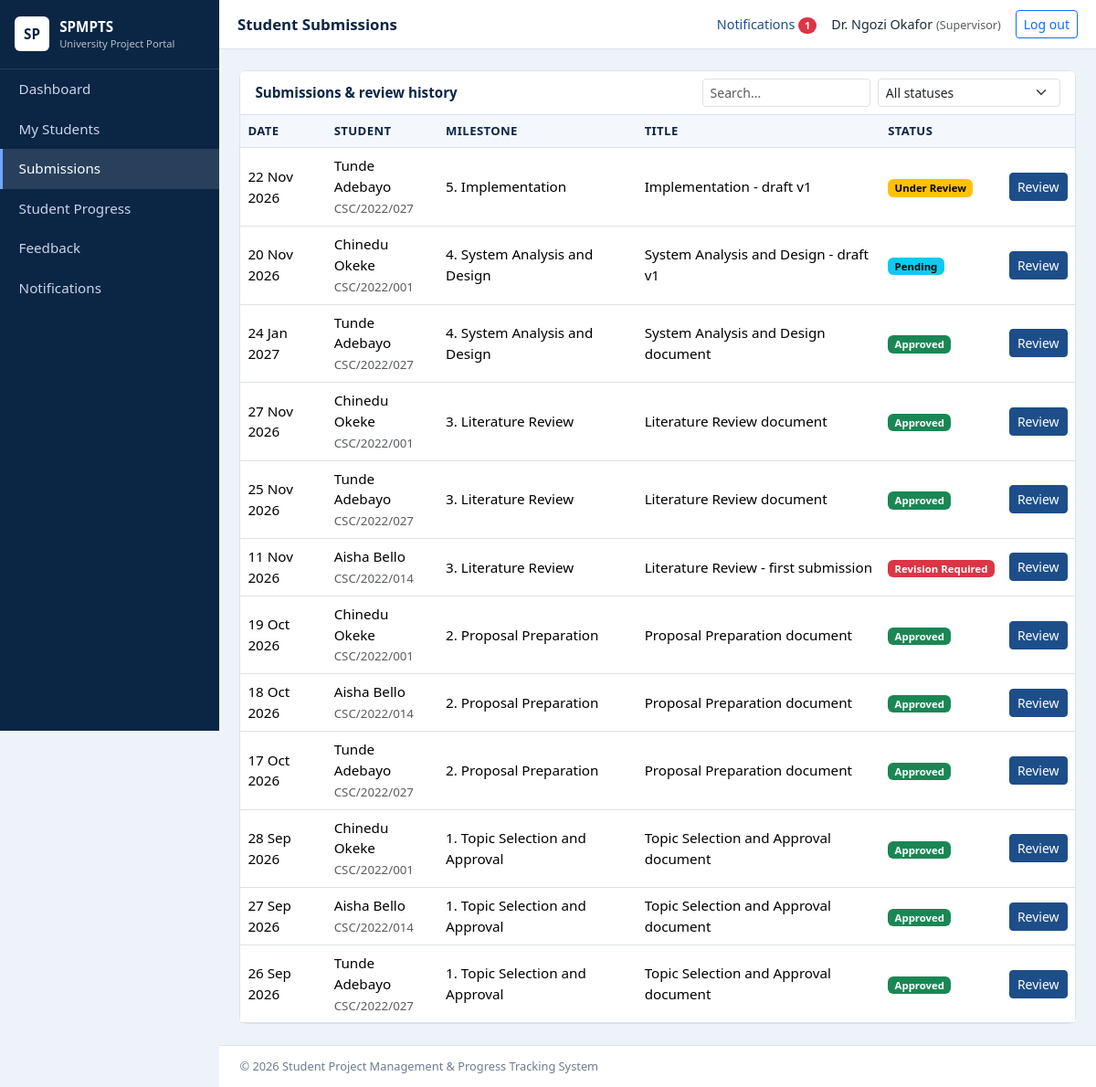
/supervisor/submissions.php (signed in), run on the app's committed database.
### tables this page shows
CREATE TABLE submissions (
  id INT UNSIGNED AUTO_INCREMENT PRIMARY KEY,
  milestone_id INT UNSIGNED NOT NULL,
  project_id INT UNSIGNED NOT NULL,
  student_id INT UNSIGNED NOT NULL,
  title VARCHAR(200) NOT NULL,
  notes TEXT NULL,
  file_name VARCHAR(255) NULL,
  file_path VARCHAR(255) NULL,
  status ENUM('Pending','Under Review','Approved','Rejected','Revision Required') NOT NULL DEFAULT 'Pending',
  submitted_at TIMESTAMP NOT NULL DEFAULT CURRENT_TIMESTAMP,
  reviewed_at DATETIME NULL,
  CONSTRAINT fk_sub_ms FOREIGN KEY (milestone_id) REFERENCES project_milestones(id) ON DELETE CASCADE,
  CONSTRAINT fk_sub_proj FOREIGN KEY (project_id) REFERENCES projects(id) ON DELETE CASCADE,
  CONSTRAINT fk_sub_stu FOREIGN KEY (student_id) REFERENCES students(id) ON DELETE CASCADE,
  INDEX idx_sub_status (status), INDEX idx_sub_date (submitted_at)
);

CREATE TABLE users (
  id INT UNSIGNED AUTO_INCREMENT PRIMARY KEY,
  full_name VARCHAR(120) NOT NULL,
  email VARCHAR(150) NOT NULL UNIQUE,
  password_hash VARCHAR(255) NOT NULL,
  role ENUM('admin','supervisor','student') NOT NULL,
  status ENUM('active','inactive') NOT NULL DEFAULT 'active',
  last_login DATETIME NULL,
  created_at TIMESTAMP NOT NULL DEFAULT CURRENT_TIMESTAMP,
  INDEX idx_users_role (role), INDEX idx_users_status (status)
);

CREATE TABLE students (
  id INT UNSIGNED AUTO_INCREMENT PRIMARY KEY,
  user_id INT UNSIGNED NOT NULL UNIQUE,
  matric_no VARCHAR(30) NOT NULL UNIQUE,
  department VARCHAR(120) NOT NULL,
  level VARCHAR(5) NOT NULL DEFAULT '400',
  phone VARCHAR(25) NULL,
  supervisor_id INT UNSIGNED NULL,
  created_at TIMESTAMP NOT NULL DEFAULT CURRENT_TIMESTAMP,
  CONSTRAINT fk_stu_user FOREIGN KEY (user_id) REFERENCES users(id) ON DELETE CASCADE,
  CONSTRAINT fk_stu_sup FOREIGN KEY (supervisor_id) REFERENCES supervisors(id) ON DELETE SET NULL
);

CREATE TABLE project_milestones (
  id INT UNSIGNED AUTO_INCREMENT PRIMARY KEY,
  project_id INT UNSIGNED NOT NULL,
  milestone_no TINYINT UNSIGNED NOT NULL,
  title VARCHAR(150) NOT NULL,
  description TEXT NULL,
  start_date DATE NOT NULL,
  due_date DATE NOT NULL,
  status ENUM('Not Started','In Progress','Submitted','Under Review','Approved','Revision Required') NOT NULL DEFAULT 'Not Started',
  completion TINYINT UNSIGNED NOT NULL DEFAULT 0,
  updated_at TIMESTAMP NOT NULL DEFAULT CURRENT_TIMESTAMP ON UPDATE CURRENT_TIMESTAMP,
  CONSTRAINT fk_ms_proj FOREIGN KEY (project_id) REFERENCES projects(id) ON DELETE CASCADE,
  UNIQUE KEY uq_project_ms (project_id, milestone_no),
  INDEX idx_ms_status (status), INDEX idx_ms_due (due_date),
  CONSTRAINT chk_ms_completion CHECK (completion <= 100)
);

### config/db.php (called while the page is built, shortened)
<?php
function db(): PDO {
    static $pdo = null;
    if ($pdo === null) {
        try {
            $pdo = new PDO('mysql:host=' . DB_HOST . ';dbname=' . DB_NAME . ';charset=utf8mb4', DB_USER, DB_PASS, [
                PDO::ATTR_ERRMODE => PDO::ERRMODE_EXCEPTION,
                PDO::ATTR_DEFAULT_FETCH_MODE => PDO::FETCH_ASSOC,
                PDO::ATTR_EMULATE_PREPARES => false,
            ]);
        } catch (PDOException $e) {
            http_response_code(500);
            exit('Database connection failed. Check config/db.php and make sure MySQL is running and database.sql has been imported.');
        }
    }
    return $pdo;
}

### supervisor/submissions.php (the view, shortened to what this page needs)
<?php
require_once __DIR__ . '/../includes/auth.php';
$sup = supervisor_rec();
$st = db()->prepare('SELECT s.*, m.title mtitle, m.milestone_no, st.matric_no, u.full_name FROM submissions s JOIN projects p ON p.id=s.project_id JOIN project_milestones m ON m.id=s.milestone_id JOIN students st ON st.id=s.student_id JOIN users u ON u.id=st.user_id WHERE p.supervisor_id=? ORDER BY FIELD(s.status,\'Pending\',\'Under Review\') DESC, s.submitted_at DESC');
$st->execute([$sup['id']]); $rows = $st->fetchAll();
$pageTitle = 'Student Submissions'; include __DIR__ . '/../includes/header.php';
?>
<div class="card"><div class="card-header d-flex flex-wrap gap-2 justify-content-between align-items-center">Submissions &amp; review history
 <div class="d-flex gap-2"><input type="search" class="form-control form-control-sm" placeholder="Search..." data-table-search="#t">
 <select class="form-select form-select-sm" data-table-filter="#t" data-col="4"><option value="">All statuses</option></select></div></div>
<div class="table-responsive"><table class="table table-hover mb-0 align-middle" id="t"><thead><tr><th>Date</th><th>Student</th><th>Milestone</th><th>Title</th><th>Status</th><th></th></tr></thead><tbody>
<?php foreach ($rows as $r): ?><tr><td><?= e(date('d M Y', strtotime($r['submitted_at']))) ?></td><td><?= e($r['full_name']) ?><br><small class="text-muted"><?= e($r['matric_no']) ?></small></td><td><?= (int)$r['milestone_no'] ?>. <?= e($r['mtitle']) ?></td><td><?= e($r['title']) ?></td><td><?= badge($r['status']) ?></td>
<td class="text-nowrap"><a class="btn btn-sm btn-primary" href="<?= e(url('supervisor/review.php?id=' . (int)$r['id'])) ?>">Review</a>
<?php if ($r['file_path']): ?> <a class="btn btn-sm btn-outline-secondary" href="<?= e(url('download.php?id=' . (int)$r['id'])) ?>">Download</a><?php endif; ?></td></tr>
<?php endforeach; if (!$rows): ?><tr><td colspan="6" class="text-muted">No submissions yet.</td></tr><?php endif; ?></tbody></table></div></div>
<?php include __DIR__ . '/../includes/footer.php'; ?>

### includes/auth.php (shortened to what this page needs)
<?php
require_once __DIR__ . '/../config/db.php';
function e($v): string { return htmlspecialchars((string)$v, ENT_QUOTES, 'UTF-8'); }
function url(string $p = ''): string { return BASE_URL . '/' . ltrim($p, '/'); }
function badge(string $s): string {
    $map = ['Not Started' => 'secondary', 'In Progress' => 'primary', 'Submitted' => 'info', 'Under Review' => 'warning', 'Approved' => 'success',
            'Revision Required' => 'danger', 'Pending' => 'info', 'Rejected' => 'danger', 'Completed' => 'success', 'active' => 'success', 'inactive' => 'secondary'];
    return '<span class="badge text-bg-' . ($map[$s] ?? 'secondary') . '">' . e($s) . '</span>';
}

### assets/css/style.css (style rules this page uses)
:root { --navy:#0b2545;--blue:#1d4e89;--light:#eef3f9;--line:#d9e2ee }
body { background:var(--light);font-family:"Segoe UI",Roboto,Arial,sans-serif;color:#1c2b3a;font-size:.95rem }
.card { border:1px solid var(--line);border-radius:8px;box-shadow:none }
.card-header { background:#fff;font-weight:600;color:var(--navy);border-bottom:1px solid var(--line) }
.table thead th { background:#f4f7fb;color:var(--navy);font-size:.82rem;text-transform:uppercase;letter-spacing:.03em;border-bottom:1px solid var(--line) }
.btn-primary { background:var(--blue);border-color:var(--blue) }

### data on the page
submissions: submitted_at "22 Nov 2026", users.full_name "Tunde Adebayo", student.matric_no "CSC/2022/027", milestone.milestone_no "5", milestone.title "Implementation", title "Implementation - draft v1", status "Under Review"
submissions: submitted_at "20 Nov 2026", users.full_name "Chinedu Okeke", student.matric_no "CSC/2022/001", milestone.milestone_no "4", milestone.title "System Analysis and Design", title "System Analysis and Design - draft v1", status "Pending"
submissions: submitted_at "24 Jan 2027", users.full_name "Tunde Adebayo", student.matric_no "CSC/2022/027", milestone.milestone_no "4", milestone.title "System Analysis and Design", title "System Analysis and Design document", status "Approved"
submissions: submitted_at "27 Nov 2026", users.full_name "Chinedu Okeke", student.matric_no "CSC/2022/001", milestone.milestone_no "3", milestone.title "Literature Review", title "Literature Review document", status "Approved"
submissions: submitted_at "25 Nov 2026", users.full_name "Tunde Adebayo", student.matric_no "CSC/2022/027", milestone.milestone_no "3", milestone.title "Literature Review", title "Literature Review document", status "Approved"
submissions: submitted_at "11 Nov 2026", users.full_name "Aisha Bello", student.matric_no "CSC/2022/014", milestone.milestone_no "3", milestone.title "Literature Review", title "Literature Review - first submission", status "Revision Required"
submissions: submitted_at "19 Oct 2026", users.full_name "Chinedu Okeke", student.matric_no "CSC/2022/001", milestone.milestone_no "2", milestone.title "Proposal Preparation", title "Proposal Preparation document", status "Approved"
submissions: submitted_at "18 Oct 2026", users.full_name "Aisha Bello", student.matric_no "CSC/2022/014", milestone.milestone_no "2", milestone.title "Proposal Preparation", title "Proposal Preparation document", status "Approved"
submissions: submitted_at "17 Oct 2026", users.full_name "Tunde Adebayo", student.matric_no "CSC/2022/027", milestone.milestone_no "2", milestone.title "Proposal Preparation", title "Proposal Preparation document", status "Approved"
submissions: submitted_at "28 Sep 2026", users.full_name "Chinedu Okeke", student.matric_no "CSC/2022/001", milestone.milestone_no "1", milestone.title "Topic Selection and Approval", title "Topic Selection and Approval document", status "Approved"
submissions: submitted_at "27 Sep 2026", users.full_name "Aisha Bello", student.matric_no "CSC/2022/014", milestone.milestone_no "1", milestone.title "Topic Selection and Approval", title "Topic Selection and Approval document", status "Approved"
submissions: submitted_at "26 Sep 2026", users.full_name "Tunde Adebayo", student.matric_no "CSC/2022/027", milestone.milestone_no "1", milestone.title "Topic Selection and Approval", title "Topic Selection and Approval document", status "Approved"

### other printed values
$label "Dashboard"
$label "My Students"
$label "Submissions"
$label "Student Progress"
$label "Feedback"
$pageTitle "Student Submissions"
$unread "1"
$_SESSION['name'] "Dr. Ngozi Okafor"
$role "Supervisor"
